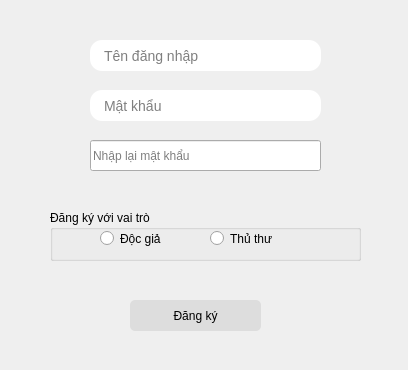
<?xml version="1.0" encoding="UTF-8"?>
<ui version="4.0">
 <class>SignUp</class>
 <widget class="QDialog" name="SignUp">
  <property name="geometry">
   <rect>
    <x>0</x>
    <y>0</y>
    <width>408</width>
    <height>370</height>
   </rect>
  </property>
  <property name="windowTitle">
   <string>Dialog</string>
  </property>
  <widget class="QPushButton" name="SignUpButton">
   <property name="geometry">
    <rect>
     <x>130</x>
     <y>300</y>
     <width>131</width>
     <height>31</height>
    </rect>
   </property>
   <property name="styleSheet">
    <string notr="true">#SignUpButton{
	font: 63 12pt &quot;Myriad Pro Light&quot;;
	border-radius: 5px;
	background: #ddd;
}
#SignUpButton:hover {
	background-color: qlineargradient(spread:pad, x1:0, y1:0, x2:0, y2:1, stop:0 rgba(157, 157, 157, 255), stop:0.99435 rgba(241, 241, 241, 255), stop:1 rgba(255, 255, 255, 255));
}</string>
   </property>
   <property name="text">
    <string>Đăng ký</string>
   </property>
   <property name="flat">
    <bool>false</bool>
   </property>
  </widget>
  <widget class="QLineEdit" name="NameEdit">
   <property name="geometry">
    <rect>
     <x>90</x>
     <y>40</y>
     <width>231</width>
     <height>31</height>
    </rect>
   </property>
   <property name="styleSheet">
    <string notr="true">border-width: 0px;
border-radius: 12px;
background-color: white;
padding-left: 12px;
font-size: 14px;
font: 63 12pt &quot;Myriad Pro Light&quot;;</string>
   </property>
   <property name="placeholderText">
    <string>Tên đăng nhập</string>
   </property>
  </widget>
  <widget class="QLineEdit" name="PasswordEdit">
   <property name="geometry">
    <rect>
     <x>90</x>
     <y>90</y>
     <width>231</width>
     <height>31</height>
    </rect>
   </property>
   <property name="styleSheet">
    <string notr="true">border-width: 0px;
border-radius: 12px;
background-color: white;
padding-left: 12px;
font-size: 14px;
font: 63 12pt &quot;Myriad Pro Light&quot;;</string>
   </property>
   <property name="echoMode">
    <enum>QLineEdit::Password</enum>
   </property>
   <property name="placeholderText">
    <string>Mật khẩu</string>
   </property>
  </widget>
  <widget class="QGroupBox" name="role">
   <property name="geometry">
    <rect>
     <x>50</x>
     <y>210</y>
     <width>311</width>
     <height>51</height>
    </rect>
   </property>
   <property name="title">
    <string>Đăng ký với vai trò</string>
   </property>
   <widget class="QRadioButton" name="reader">
    <property name="geometry">
     <rect>
      <x>50</x>
      <y>20</y>
      <width>82</width>
      <height>17</height>
     </rect>
    </property>
    <property name="text">
     <string>Độc giả</string>
    </property>
    <property name="autoExclusive">
     <bool>true</bool>
    </property>
   </widget>
   <widget class="QRadioButton" name="librarian">
    <property name="geometry">
     <rect>
      <x>160</x>
      <y>20</y>
      <width>82</width>
      <height>17</height>
     </rect>
    </property>
    <property name="text">
     <string>Thủ thư</string>
    </property>
    <property name="autoExclusive">
     <bool>true</bool>
    </property>
   </widget>
  </widget>
  <widget class="QLineEdit" name="ReenterPassword">
   <property name="geometry">
    <rect>
     <x>90</x>
     <y>140</y>
     <width>231</width>
     <height>31</height>
    </rect>
   </property>
   <property name="echoMode">
    <enum>QLineEdit::Password</enum>
   </property>
   <property name="placeholderText">
    <string>Nhập lại mật khẩu</string>
   </property>
  </widget>
 </widget>
 <tabstops>
  <tabstop>NameEdit</tabstop>
  <tabstop>PasswordEdit</tabstop>
  <tabstop>SignUpButton</tabstop>
 </tabstops>
 <resources/>
 <connections/>
</ui>
